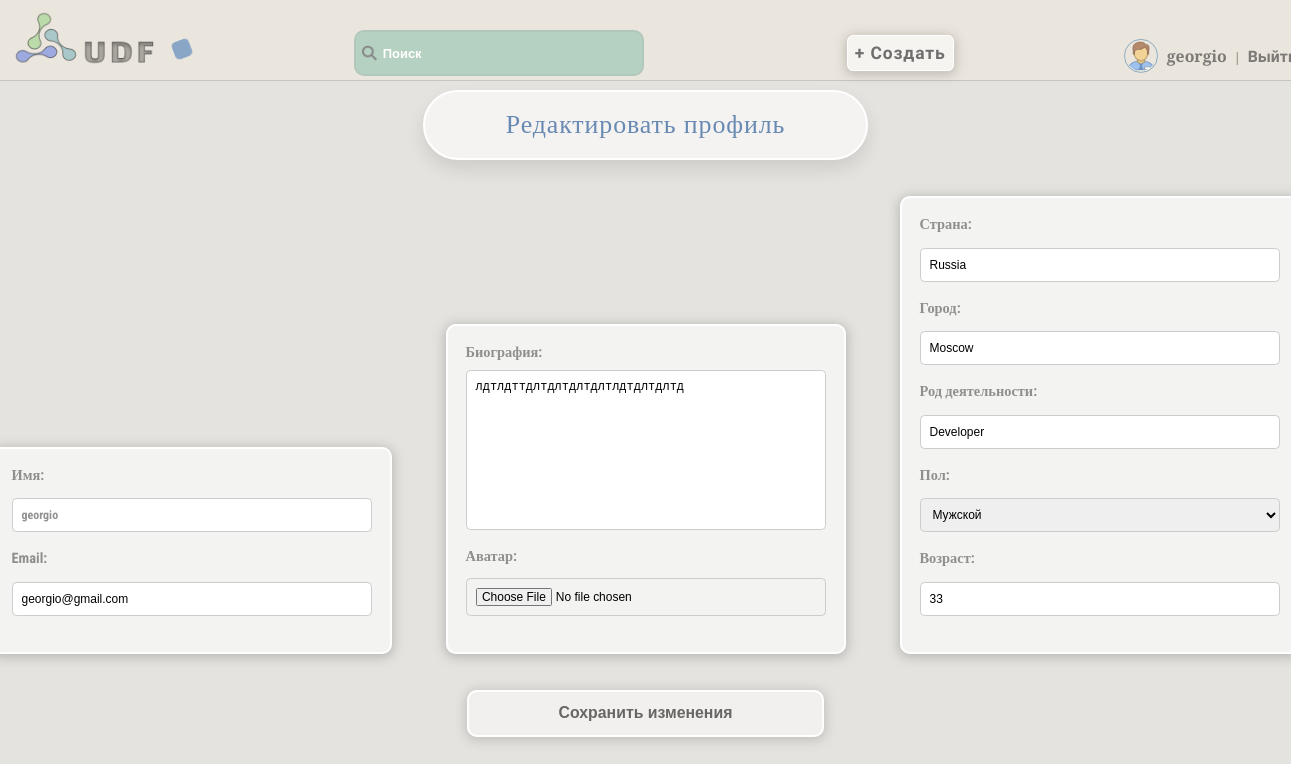
The page /accounts/edit_profile/ (signed in) on the database as committed earlier.
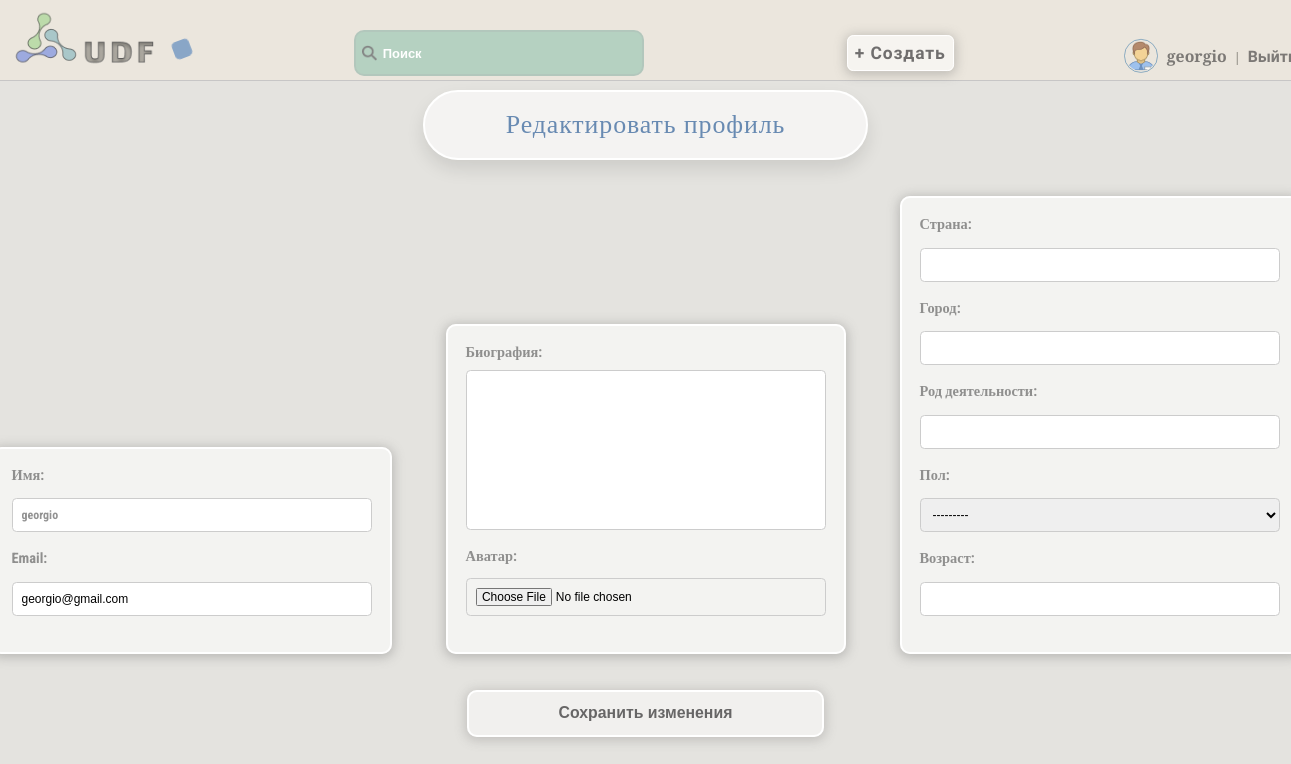
The same page on the database as committed later.
### accounts/models.py (models this page shows, shortened)
class User(AbstractUser):
    username = models.CharField(max_length=150, unique=True, verbose_name='Имя')
    password = models.CharField(max_length=128, null=False, blank=False, verbose_name='Пароль')
    bio = models.TextField(blank=True, verbose_name='Биография')
    country = models.CharField(max_length=50, blank=True, verbose_name='Страна')
    city = models.CharField(max_length=50, blank=True, verbose_name='Город')
    is_online = models.BooleanField(default=False, verbose_name='Статус')
    occupation = models.CharField(max_length=50, blank=True, verbose_name='Род деятельности')
    avatar = models.ImageField(upload_to='avatars', blank=True, verbose_name='Аватар')
    date_joined = models.DateTimeField(auto_now_add=True, verbose_name='Дата')
    email = models.EmailField(unique=True)
    gender_choices = [
        ('M', 'Мужской'),
        ('F', 'Женский'),
    ]
    gender = models.CharField(max_length=1, choices=gender_choices, blank=True, verbose_name='Пол')
    age = models.IntegerField(blank=True, null=True, verbose_name='Возраст')
    last_login = models.DateTimeField(default=timezone.now)  # Добавляем поле last_login с дефолтным значением
    groups = None
    user_permissions = None
    def is_online(self):
        return (timezone.now() - self.last_login).seconds < 600

### accounts/views.py (the view)
# urls.py: path('edit_profile/', edit_profile, name='edit_profile'),
@login_required
def edit_profile(request):
    if request.method == 'POST':
        form = UserProfileForm(request.POST, request.FILES, instance=request.user)
        if form.is_valid():
            form.save()
            return redirect('user_profile')
    else:
        form = UserProfileForm(instance=request.user)
    return render(request, 'accounts/edit_profile.html', {'form': form})

### accounts/forms.py
class UserProfileForm(forms.ModelForm):
    class Meta:
        model = User
        fields = ['username', 'bio', 'avatar', 'email', 'country', 'city', 'occupation', 'gender', 'age']

### accounts/templates/accounts/edit_profile.html (shortened to what this page needs)
{% extends 'core/base.html' %}
{% block content %}
<h1>Редактировать профиль</h1>
<form method="post" enctype="multipart/form-data" action="{% url 'edit_profile' %}" class="needs-validation"
      novalidate>
    <div class="form-container">
    <div class="edit-form-username-email">
        {{ form.username.label_tag }}
        {{ form.username }}
        {{ form.email.label_tag }}
        {{ form.email }}
    </div>
    <div class="form-bio-avatar">
        {{ form.bio.label_tag }}
        {{ form.bio }}
        {{ form.avatar.label_tag }}
        {{ form.avatar }}
    </div>
    <div class="edit-form-country-city-occupation-gender-age">
        {{ form.country.label_tag }}
        {{ form.country }}
        {{ form.city.label_tag }}
        {{ form.city }}
        {{ form.occupation.label_tag }}
        {{ form.occupation }}
        {{ form.gender.label_tag }}
        {{ form.gender }}
        {{ form.age.label_tag }}
        {{ form.age }}
    </div>
    </div>
    <button class="but-edit-profile" type="submit">Сохранить изменения</button>
</form>
{% endblock %}

### core/templates/core/base.html (shortened to what this page needs)
<!DOCTYPE html>
{% load static %}
<html lang="en">
<head>
    <link rel="stylesheet" href="{% static 'css/style.css' %}">
</head>
<body class="loaded">
<div class="menu">
    <div class="wrap">
        <div class="logo" id="logo_animated">
            <a class="logo-menu" href="{% url 'base_with_articles' %}"><img src="{% static 'images/logo.png' %}" alt=""></a>
        </div>
        <div class="shape"></div>
        <ul>
            <li>
                <label class="search-icon">
                    <img src="{% static 'images/search.png' %}" alt="Search">
                </label>
                <input class="search-input" type="text" placeholder="Поиск" id="search-input">
            </li>
            <li>
                <a class="add-button" href="{% url 'add_article' %}">
                    <button class="animated_bt" type="button">+ Создать</button>
                </a>
            </li>
            {% if user.is_authenticated %}
            <li>
                {% if user.avatar %}
                 <img class="menu-avatar" src="{{ user.avatar.url }}" alt="{{ user.username }} Avatar">
                 {% else %}
                 <img class="menu-avatar" src="{% static 'images/standart_img.png' %}" alt="Default Avatar">
                {% endif %}
                <a style="font-family:Spectral SC,serif;" href="{% url 'user_profile' %}">{{ user.username }}</a> | <a href="{% url 'logout' %}">Выйти</a>
            </li>
            {% endif %}
        </ul>
    </div>
</div>
<div class="container">
    <div class="wrap">
        {% block content %}{% endblock %}
    </div>
</body>
</html>

Rows that differ between the two databases and show on the page:
changed User "georgio": bio "лдтлдттдлтдлтдлтдлтлдтдлтдлтд" → (not shown); country "Russia" → (not shown); city "Moscow" → (not shown); occupation "Developer" → (not shown); gender "Мужской" → "---------"; age "33" → (not shown)
